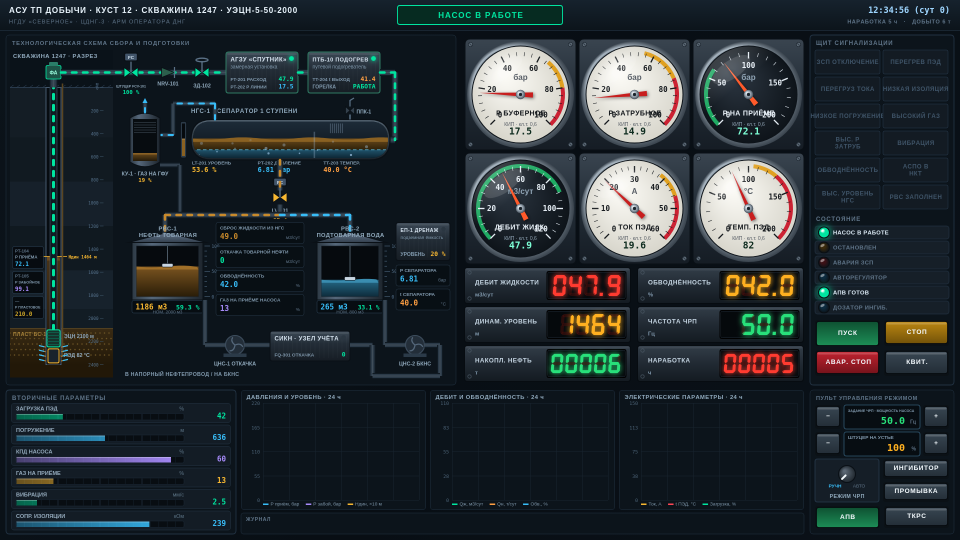
#> input picture vm/cv_templates_vm/reference/frame.png, 1920 x 1080 px (shown at 1/2 size); its folder holds only this picture in this run
$ python -i onboard.py   (imports and definitions only)
#> lines starting #> are read from the running program, lines starting #| are printed output that depends on the picture; after the words box and inside, x2 and y2 are one past the last pixel; in counts of white or black regions, pixels touching at a corner belong together
#> further down, picture is the input picture: shape (1080, 1920, 3); mean B, G, R 49.6, 45.1, 36.7
# -*- coding: utf-8 -*-
"""Новая система: щит, для которого нет профиля распознавания.

Что можно сказать о незнакомом экране по одним пикселям, — и чего не хватает,
чтобы начать его читать:

  * сигнал есть, разрешение, кадр стабилен (не мерцает, не прокручивается);
  * не совпадает ли с известным профилем (шапка контрольного кадра);
  * автопоиск: панели (прямоугольники с рамкой), круглые приборы
    (HoughCircles), цветные числа (насыщенный цвет + форма строки), кнопки
    (заливка цветом), надписи (Tesseract, русский + английский);
  * чек-лист готовности и что делать дальше.
"""

import json
import threading
import time
from pathlib import Path

import cv2
import numpy as np

HERE = Path(__file__).resolve().parent


# [24 lines left out: functions known_profiles, match_profiles, not called in this run]


def discover(frame, tess=None):
    H, W = frame.shape[:2]
#> H = 1080; W = 1920
    gray = cv2.cvtColor(frame, cv2.COLOR_BGR2GRAY)
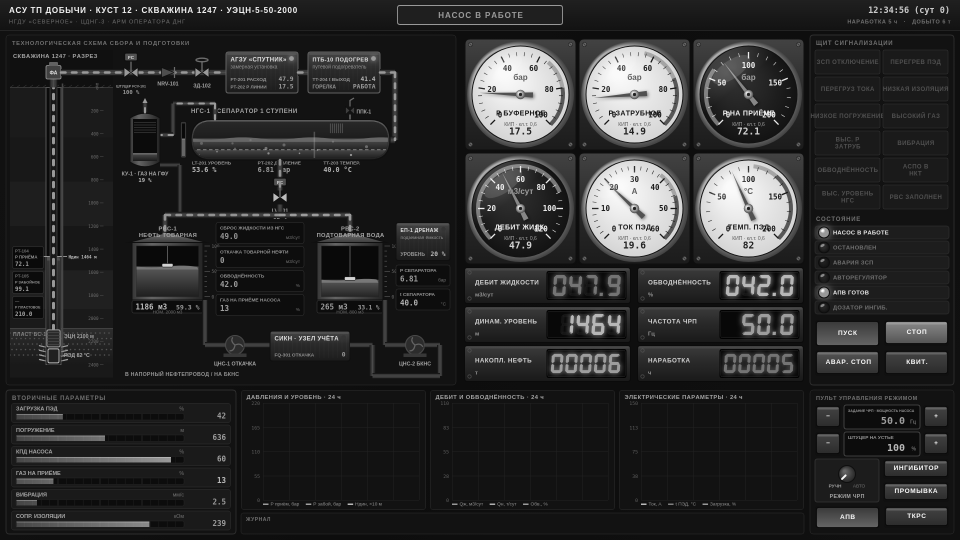
#> gray: shape (1080, 1920) (shown at 1/2 size); min 0, max 255, mean 43
    out = []
    # панели: прямоугольные контуры с рамкой
    edges = cv2.Canny(gray, 30, 90)
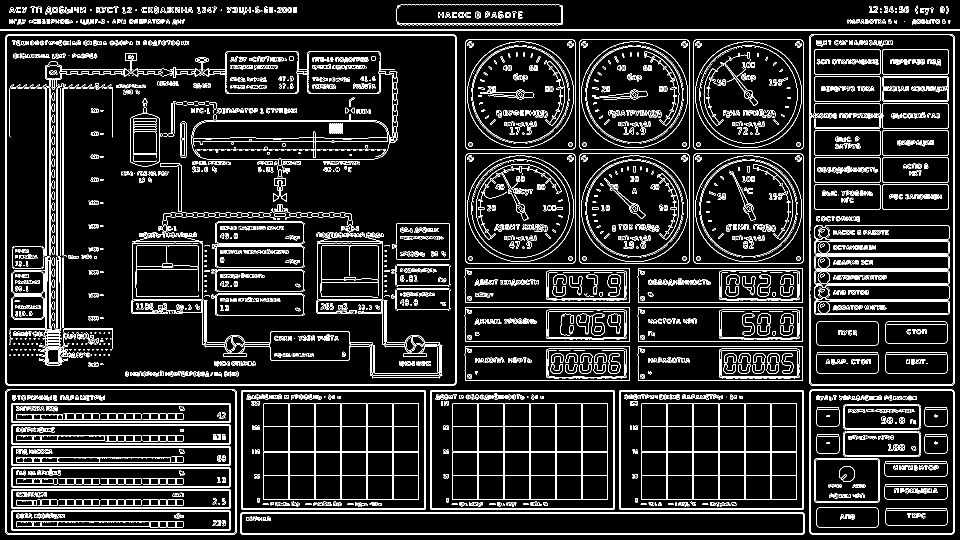
#> edges: shape (1080, 1920) (shown at 1/2 size); 10% white in thin lines or dots
    edges = cv2.dilate(edges, np.ones((3, 3), np.uint8))
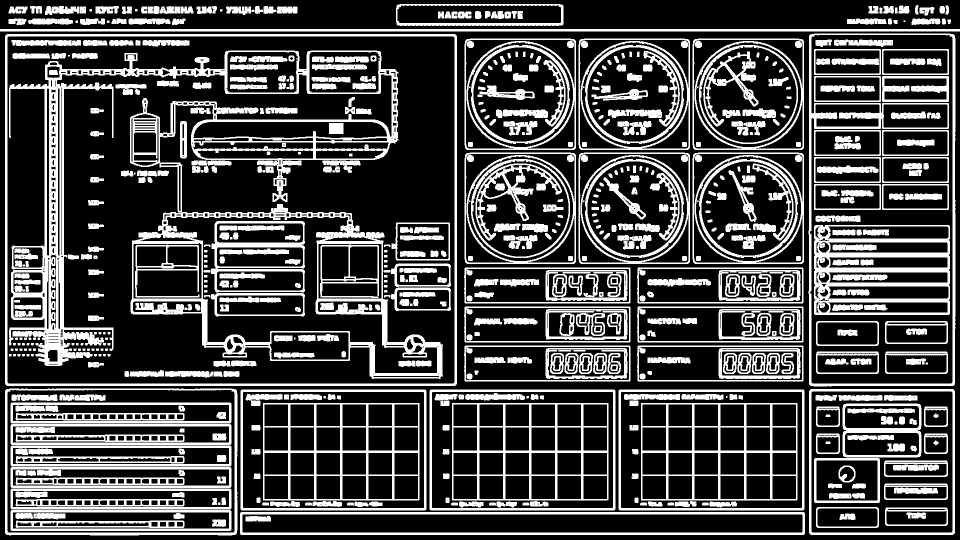
#> edges: shape (1080, 1920) (shown at 1/2 size); 27.8% white; 701 white regions (6 under 20 px)
    cnts, _ = cv2.findContours(edges, cv2.RETR_LIST, cv2.CHAIN_APPROX_SIMPLE)
#> cnts = 1890 contours, 630 with area under 20; largest, box (x1, y1, x2, y2) and area: (10, 68, 914, 772) 634783, (14, 72, 910, 768) 622007, (18, 101, 886, 758) 249644, (1617, 67, 1911, 773) 205314, (1619, 69, 1906, 768) 183842
    boxes = []
    for c in cnts:
        x, y, w, h = cv2.boundingRect(c)
        if w * h < 6000 or w > W * 0.98 or h > H * 0.98:
            continue
        if cv2.contourArea(c) / float(w * h) < 0.75:
            continue
        if any(abs(x - b[0]) < 6 and abs(y - b[1]) < 6 and abs(w - b[2]) < 12 and abs(h - b[3]) < 12 for b in boxes):
            continue
        boxes.append((x, y, w, h))
#> this loop made 1890 passes
#> (x, y, w, h) on passes 1 to 3: (115, 1044, 183, 9), (84, 1044, 30, 9), (67, 1044, 14, 9)
#> after the loop, boxes = 86 items, first 6: (484, 1028, 1122, 38), (25, 1024, 434, 34), (25, 981, 434, 34), (25, 938, 434, 34), (1632, 920, 124, 82), (25, 895, 434, 34)
    for b in sorted(boxes, key=lambda b: -b[2] * b[3])[:40]:
        out.append({"type": "panel", "bbox": list(map(int, b)), "conf": 0.6})
#> this loop made 40 passes
#> b on passes 1 to 12: (14, 72, 896, 696), (1619, 69, 287, 699), (14, 779, 456, 287), (1241, 783, 364, 234), (863, 783, 364, 234), (485, 783, 364, 234), (1622, 782, 284, 284), (1282, 806, 313, 195), (904, 806, 313, 195), (526, 806, 313, 195), (1385, 305, 223, 223), (1157, 305, 223, 223)
#> after the loop, out = 40 items
    # круглые приборы
    circles = cv2.HoughCircles(cv2.medianBlur(gray, 5), cv2.HOUGH_GRADIENT, dp=1.5, minDist=60,
                               param1=120, param2=60, minRadius=28, maxRadius=160)
#> circles = 106 rows, first 8: [1268.2, 416.2, 96.25], [1040.2, 189.8, 105.7], [1040.2, 417.8, 105.7], [1268.2, 189.8, 105.7], [1496.2, 189.8, 105.7], [1496.2, 417.8, 105.7], [1308.8, 237.8, 159.1], [1218.8, 456.8, 159.1]
    if circles is not None:
        for x, y, r in circles[0][:24]:
            out.append({"type": "gauge?", "bbox": [int(x - r), int(y - r), int(2 * r), int(2 * r)], "conf": 0.5})
#> this loop made 24 passes
#> (x, y, r) on passes 1 to 12: (1268.2, 416.2, 96.25), (1040.2, 189.8, 105.7), (1040.2, 417.8, 105.7), (1268.2, 189.8, 105.7), (1496.2, 189.8, 105.7), (1496.2, 417.8, 105.7), (1308.8, 237.8, 159.1), (1218.8, 456.8, 159.1), (1452.8, 465.8, 154.1), (1086.8, 228.8, 157.5), (1434.8, 555.8, 159.1), (1280.2, 353.2, 131)
#> after the loop, out = 64 items
    # цветные числа и кнопки: насыщенные области
    hsv = cv2.cvtColor(frame, cv2.COLOR_BGR2HSV)
#> hsv: shape (1080, 1920, 3); mean H, S, V 96.6, 125, 54.8
    sat = ((hsv[:, :, 1] > 110) & (hsv[:, :, 2] > 120)).astype(np.uint8) * 255
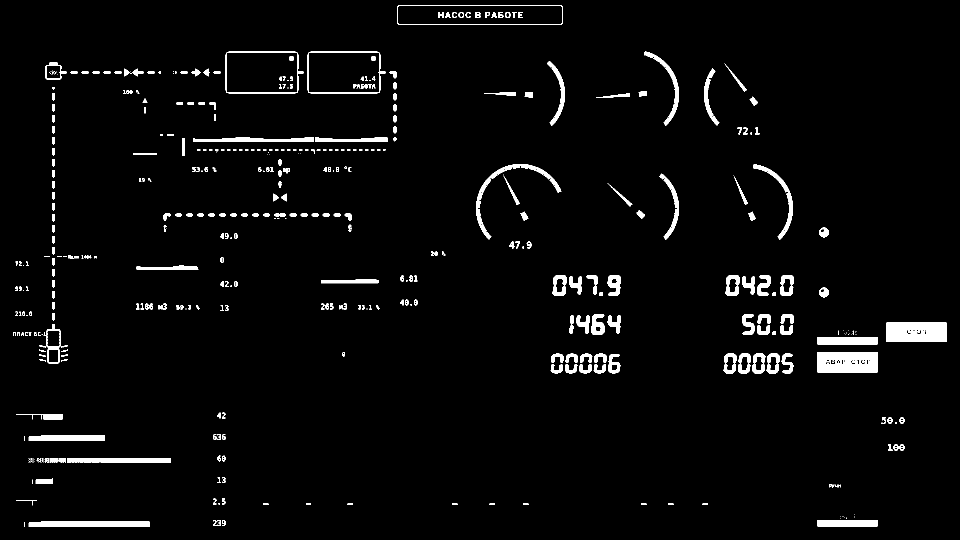
#> sat: shape (1080, 1920) (shown at 1/2 size); 3.3% white; 480 white regions (171 under 20 px), largest, box (x1, y1, x2, y2) and area: (1772, 644, 1894, 684) 4688, (1634, 704, 1756, 745) 4581, (57, 1043, 299, 1054) 2606
    n, lab, stats, _ = cv2.connectedComponentsWithStats(cv2.dilate(sat, np.ones((3, 7), np.uint8)))
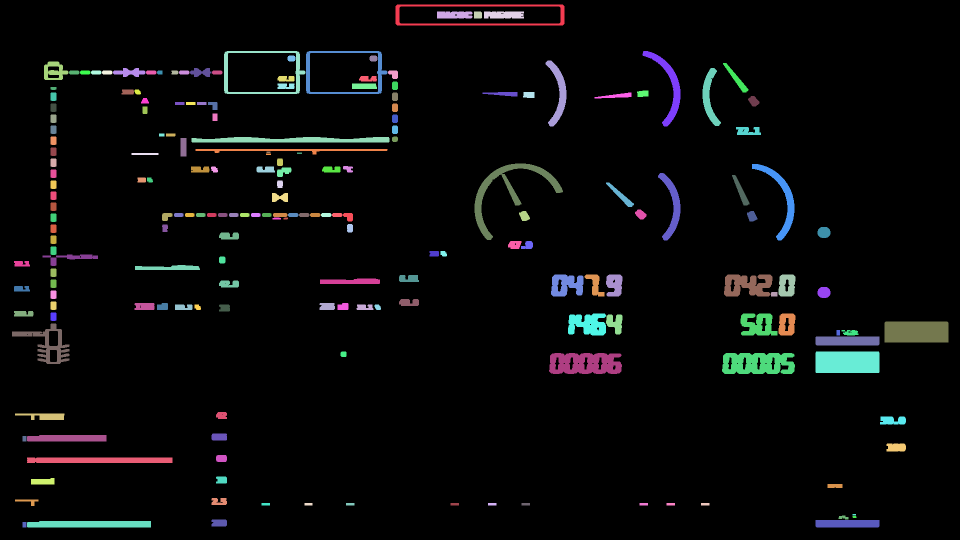
#> lab: shape (1080, 1920) int32 (shown at 1/2 size); 196 distinct labels, from 0 to 195; one colour per label, 0 black
#> n = 196; stats = 196 rows, first 6: [0, 0, 1920, 1080, 1948558], [791, 9, 338, 42, 3236], [874, 23, 71, 14, 944], [948, 23, 16, 14, 220], [968, 23, 80, 14, 1073], [448, 102, 163, 86, 2500]
    for i in range(1, n):
        x, y, w, h, a = stats[i]
        if a < 40 or h < 6:
            continue
        fill = a / float(w * h)
        if 8 <= h <= 34 and w >= 1.2 * h and fill < 0.65:
            out.append({"type": "value?", "bbox": [int(x), int(y), int(w), int(h)], "conf": 0.45})
        elif 22 <= h <= 70 and 50 <= w <= 220 and fill >= 0.65:
            out.append({"type": "button?", "bbox": [int(x), int(y), int(w), int(h)], "conf": 0.45})
#> this loop made 195 passes
#> (x, y, w, h, a, fill) on passes 1 to 3: (791, 9, 338, 42, 3236, 0.228), (874, 23, 71, 14, 944, 0.95), (948, 23, 16, 14, 220, 0.982)
#> after the loop, out = 77 items
    texts = []
    if tess is not None:
        small = cv2.resize(frame, None, fx=1.5, fy=1.5, interpolation=cv2.INTER_CUBIC)
        g = cv2.cvtColor(small, cv2.COLOR_BGR2GRAY)
        g = 255 - g                                      # светлый текст на тёмном → тёмный на светлом
        tsv = tess(g, "rus+eng", 11, tsv=True)
        for ln in tsv.splitlines()[1:]:
            p = ln.split("\t")
            if len(p) < 12 or not p[11].strip():
                continue
            try:
                conf = float(p[10])
            except ValueError:
                continue
            if conf < 60 or len(p[11].strip()) < 2:
                continue
            x, y, w, h = [int(int(v) / 1.5) for v in p[6:10]]
            texts.append({"text": p[11].strip(), "bbox": [x, y, w, h], "conf": round(conf / 100, 2)})
    return out, texts


class Onboard(threading.Thread):
    """Анализ незнакомого щита в фоне: раз в несколько секунд — быстрые
    признаки, раз в полминуты — автопоиск объектов и надписей."""

    # [76 lines left out: functions __init__, run, step, not called in this run]

    def snapshot(self):
        with self.lock:
            return dict(self.state)

    # [5 lines left out: function frame, not called in this run]

>>> import cv2
>>> picture = cv2.imread('cv_templates_vm/reference/frame.png')
>>> result = discover(picture)
